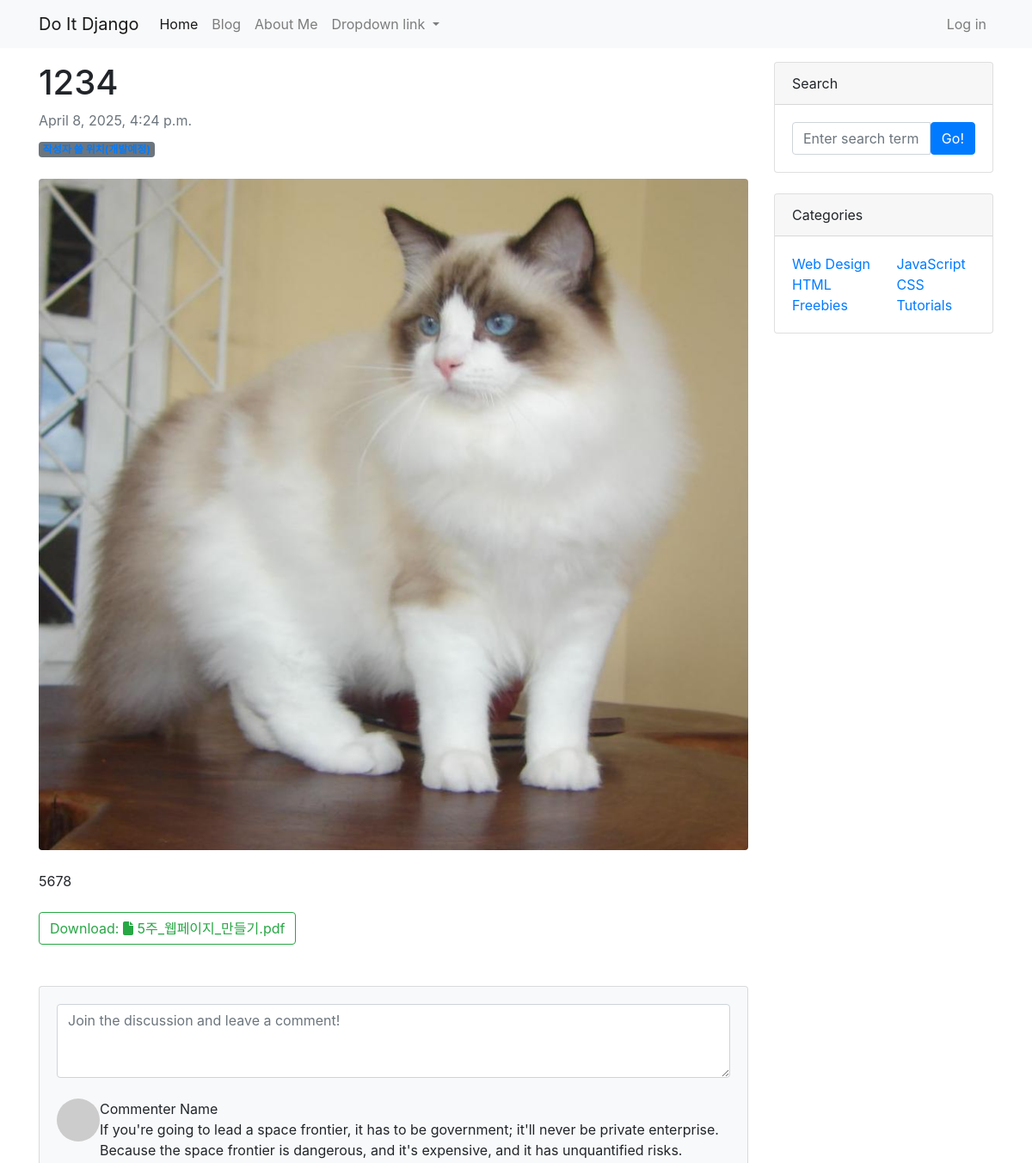
The page /blog/5/ (upper part) on the database as committed earlier.
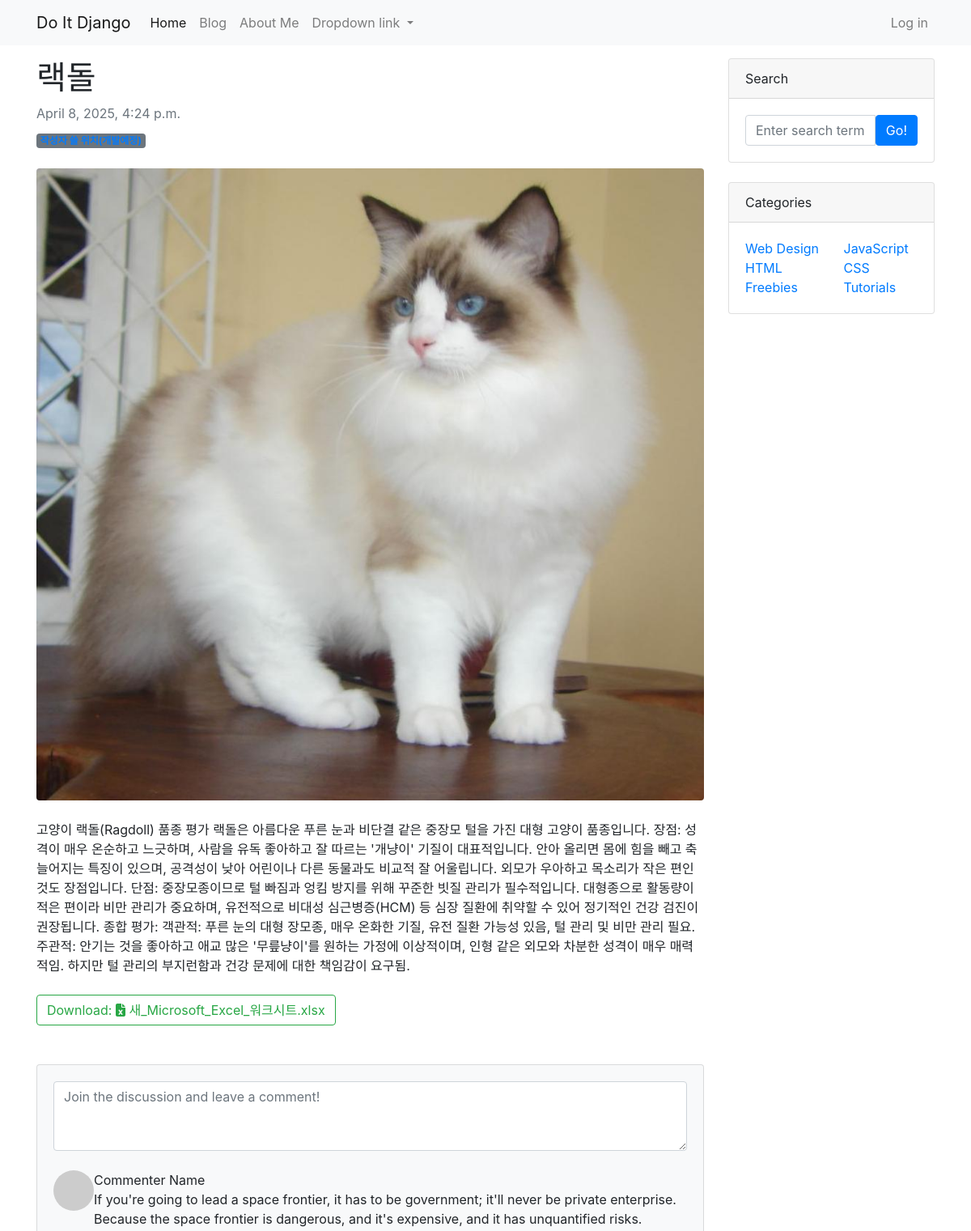
The same page on the database as committed later.
### blog/models.py (models this page shows, shortened)
class Post(models.Model):
    title = models.CharField(max_length=30)
    hook_text = models.CharField(max_length=100, blank=True)
    content = models.TextField()
    head_image = models.ImageField(upload_to='blog/images/%Y/%m/%d/', blank=True)
    file_upload = models.FileField(upload_to='blog/files/%Y/%m/%d/', blank=True)
    created_at = models.DateTimeField(auto_now_add=True)
    updated_at = models.DateTimeField(auto_now=True)
    def get_file_name(self):
        return os.path.basename(self.file_upload.name)
    def get_file_ext(self):
        return self.get_file_name().split('.')[-1]

### blog/views.py (the view)
# urls.py: path('<int:pk>/', views.PostDetail.as_view()),
class PostDetail(DetailView):
    model = Post

### blog/templates/blog/post_detail.html (shortened to what this page needs)
{% extends 'blog/base.html' %}
{% block main_area %}
    <div id="post-area">
        <article>
            <header class="mb-4">
                <h1 class="fw-bolder mb-1">{{ post.title }}</h1>
                <div class="text-muted fst-italic mb-2">{{ post.created_at }}</div>
                <a class="badge bg-secondary text-decoration-none link-light" href="#!">작성자 쓸 위치(개발예정)</a>
            </header>
            {% if post.head_image %}
                <figure class="mb-4"><img class="img-fluid rounded" src="{{ post.head_image.url }}" alt="{{ post.title }} head_image" /></figure>
            {% else %}
                <img class="card-img-top" src="https://picsum.photos/seed/{{ p.id }}/800/200" alt="random_image" />
            {% endif %}
            <section class="mb-5">
                <p class="fs-5 mb-4">{{ post.content }}</p>
            {% if post.file_upload %}
                <a href="{{ post.file_upload.url }}" class="btn btn-outline-success" role="button" download>
                    Download:
                {% if post.get_file_ext == 'csv' %}
                    <i class="fas fa-file-csv"></i>
                {% elif post.get_file_ext == 'xlsx' or post.get_file_ext == 'xls'%}
                    <i class="fas fa-file-excel"></i>
                {% elif post.get_file_ext == 'docx' or post.get_file_ext == 'doc'%}
                    <i class="fas fa-file-word"></i>
                {% else %}
                    <i class="fas fa-file"></i>
                {% endif %}
                {{ post.get_file_name }}
                </a>
            {% endif %}
            </section>
        </article>
    </div>
    <div id="comment-area">
        <section class="mb-5">
            <div class="card bg-light">
                <div class="card-body">
                    <form class="mb-4"><textarea class="form-control" rows="3" placeholder="Join the discussion and leave a comment!"></textarea></form>
                    <div class="d-flex mb-4">
                        <div class="flex-shrink-0"><img class="rounded-circle" src="https://dummyimage.com/50x50/ced4da/6c757d.jpg" alt="..." /></div>
                        <div class="ms-3">
                            <div class="fw-bold">Commenter Name</div>
                            If you're going to lead a space frontier, it has to be government; it'll never be private enterprise. Because the space frontier is dangerous, and it's expensive, and it has unquantified risks.
                        </div>
                    </div>
                </div>
            </div>
        </section>
    </div>
{% endblock %}

Rows that differ between the two databases and show on the page:
changed Post: title "1234" → "랙돌"; content "5678" → "고양이 랙돌(Ragdoll) 품종 평가 랙돌은 아름다운 푸른 눈과 비단결 같은 중장모 털을 가진 대형 고양이 품종입니다. 장점: 성격이 매우 온순하고 느긋하며, 사람을 유독 좋아하고 잘 따르는 '개냥이' 기질이 대표적입니다. 안아 올리면 몸에 힘을 빼고 축 늘어지는 특징이 있으며, 공격성이 낮아 어린이나 다른 동물과도 비교적 잘 어울립니다. 외모가 우아하고 목소리가 작은 편인 것도 장점입니다. 단점: 중장모종이므로 털 빠짐과 엉킴 방지를 위해 꾸준한 빗질 관리가 필수적입니다. 대형종으로 활동량이 적은 편이라 비만 관리가 중요하며, 유전적으로 비대성 심근병증(HCM) 등 심장 질환에 취약할 수 있어 정기적인 건강 검진이 권장됩니다. 종합 평가: 객관적: 푸른 눈의 대형 장모종, 매우 온화한 기질, 유전 질환 가능성 있음, 털 관리 및 비만 관리 필요. 주관적: 안기는 것을 좋아하고 애교 많은 '무릎냥이'를 원하는 가정에 이상적이며, 인형 같은 외모와 차분한 성격이 매우 매력적임. 하지만 털 관리의 부지런함과 건강 문제에 대한 책임감이 요구됨."; get_file_name "5주_웹페이지_만들기.pdf" → "새_Microsoft_Excel_워크시트.xlsx"
